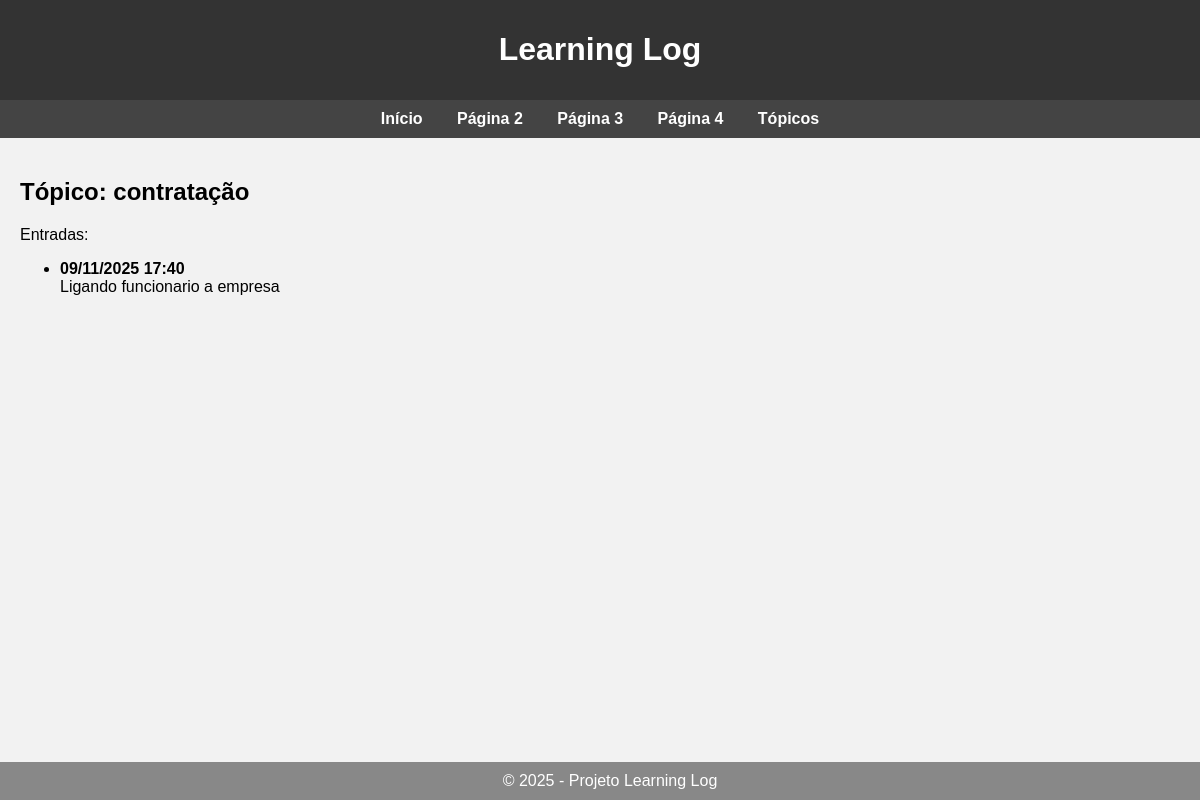
The page /topic/2/ on the database its author committed.
### learning_logs/models.py (models this page shows, shortened)
class Topic(models.Model):
    text = models.CharField(max_length=200)
    date_added = models.DateTimeField(auto_now_add=True)

class Entry(models.Model):
    topic = models.ForeignKey(Topic, on_delete=models.CASCADE)
    text =  models.TextField()
    date_added = models.DateTimeField(auto_now_add=True)
    class Meta:
        verbose_name_plural = 'entries'

### learning_logs/views.py (the view)
# urls.py: path('topic/<int:topic_id>/', views.topic, name='topic'),
def topic(request, topic_id):
      topic = Topic.objects.get(id = topic_id)
      entries = topic.entry_set.order_by('-date_added')
      context = {'topic' : topic, 'entries': entries}
      return render(request, 'learning_logs/topic.html',  context)

### learning_logs/templates/learning_logs/topic.html
{% extends "learning_logs/menu.html" %}
{% block content %}
<h2>Tópico: {{ topic.text }}</h2>
<p>Entradas:</p>
<ul>
    {% for entry in entries %}
        <li>
            <strong>{{ entry.date_added|date:"d/m/Y H:i" }}</strong><br>
            {{ entry.text }}
        </li>
    {% empty %}
        <li>Não há entradas para este tópico.</li>
    {% endfor %}
</ul>
{% endblock content %}

### learning_logs/templates/learning_logs/menu.html (style rules this page uses)
body { font-family: Arial, sans-serif; background-color: #f2f2f2; margin: 0; padding: 0; }

### rows shown on the page
Topic: text "contratação"
Entry: date_added "09/11/2025 17:40", text "Ligando funcionario a empresa"
